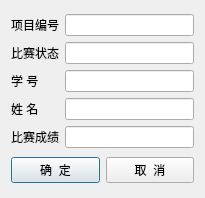
<?xml version="1.0" encoding="UTF-8"?>
<ui version="4.0">
 <class>ResultDialog</class>
 <widget class="QDialog" name="ResultDialog">
  <property name="geometry">
   <rect>
    <x>0</x>
    <y>0</y>
    <width>205</width>
    <height>198</height>
   </rect>
  </property>
  <property name="windowTitle">
   <string>Dialog</string>
  </property>
  <layout class="QGridLayout" name="gridLayout_2">
   <item row="0" column="0" colspan="2">
    <layout class="QGridLayout" name="gridLayout">
     <item row="0" column="0">
      <widget class="QLabel" name="label">
       <property name="text">
        <string>项目编号</string>
       </property>
      </widget>
     </item>
     <item row="0" column="1">
      <widget class="QLineEdit" name="editEventsID"/>
     </item>
     <item row="1" column="0">
      <widget class="QLabel" name="label_2">
       <property name="text">
        <string>比赛状态</string>
       </property>
      </widget>
     </item>
     <item row="1" column="1">
      <widget class="QLineEdit" name="editStatus"/>
     </item>
     <item row="2" column="0">
      <widget class="QLabel" name="label_3">
       <property name="text">
        <string>学 号</string>
       </property>
      </widget>
     </item>
     <item row="2" column="1">
      <widget class="QLineEdit" name="editStudentID"/>
     </item>
     <item row="3" column="0">
      <widget class="QLabel" name="label_4">
       <property name="text">
        <string>姓 名</string>
       </property>
      </widget>
     </item>
     <item row="3" column="1">
      <widget class="QLineEdit" name="editName"/>
     </item>
     <item row="4" column="0">
      <widget class="QLabel" name="label_5">
       <property name="text">
        <string>比赛成绩</string>
       </property>
      </widget>
     </item>
     <item row="4" column="1">
      <widget class="QLineEdit" name="editScore"/>
     </item>
    </layout>
   </item>
   <item row="1" column="0">
    <widget class="QPushButton" name="btnOK">
     <property name="text">
      <string>确  定</string>
     </property>
     <property name="icon">
      <iconset>
       <normaloff>:/images/images/704.bmp</normaloff>:/images/images/704.bmp</iconset>
     </property>
    </widget>
   </item>
   <item row="1" column="1">
    <widget class="QPushButton" name="btnClose">
     <property name="text">
      <string>取  消</string>
     </property>
     <property name="icon">
      <iconset>
       <normaloff>:/images/images/706.bmp</normaloff>:/images/images/706.bmp</iconset>
     </property>
    </widget>
   </item>
  </layout>
 </widget>
 <resources/>
 <connections>
  <connection>
   <sender>btnOK</sender>
   <signal>clicked()</signal>
   <receiver>ResultDialog</receiver>
   <slot>accept()</slot>
   <hints>
    <hint type="sourcelabel">
     <x>54</x>
     <y>174</y>
    </hint>
    <hint type="destinationlabel">
     <x>102</x>
     <y>98</y>
    </hint>
   </hints>
  </connection>
  <connection>
   <sender>btnClose</sender>
   <signal>clicked()</signal>
   <receiver>ResultDialog</receiver>
   <slot>reject()</slot>
   <hints>
    <hint type="sourcelabel">
     <x>150</x>
     <y>174</y>
    </hint>
    <hint type="destinationlabel">
     <x>102</x>
     <y>98</y>
    </hint>
   </hints>
  </connection>
 </connections>
</ui>
